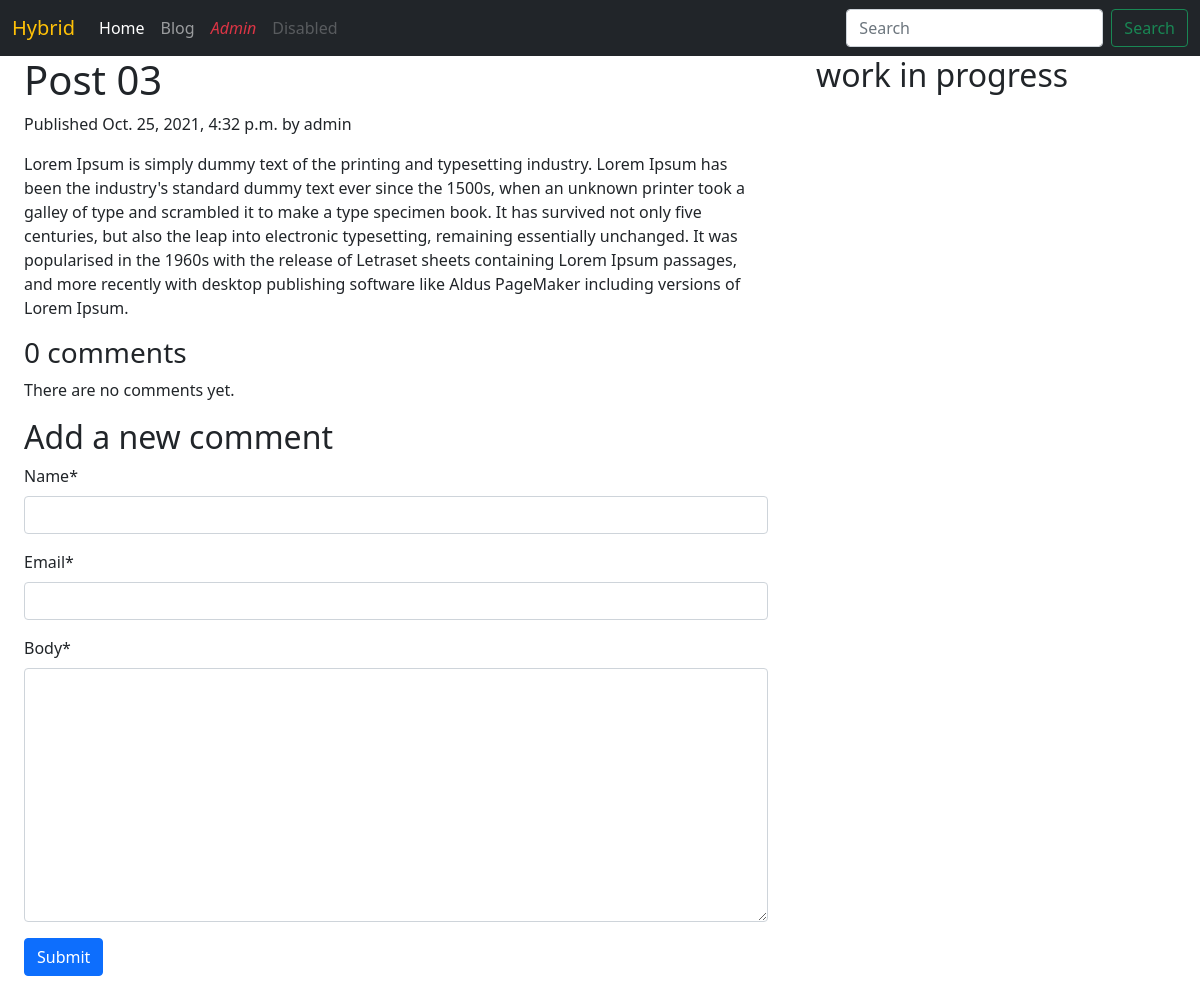
/blog/2021/10/25/post-3/, run on the app's committed database.
### blog/models.py (models this page shows, shortened)
class Post(models.Model):
    STATUS_CHOICES = (
        ('draft', 'Draft'),
        ('published', 'Published'),
    )
    title = models.CharField(max_length=250)
    slug = models.SlugField(max_length=250, unique_for_date='publish')
    author = models.ForeignKey(
        User, on_delete=models.CASCADE, related_name='blog_posts')
    body = models.TextField()
    publish = models.DateTimeField(default=timezone.now)
    created = models.DateTimeField(auto_now_add=True)
    updated = models.DateTimeField(auto_now=True)
    status = models.CharField(
        max_length=10, choices=STATUS_CHOICES, default='draft')
    objects = models.Manager()  # The default manager
    published = PublishedManager()  # our custom manager
    tags = TaggableManager()
    class Meta:
        ordering = ('-publish', )
        verbose_name_plural = 'Post'

### blog/views.py (the view)
def post_detail(request, year, month, day, post):
    post = get_object_or_404(Post, slug=post, status='published',
                             publish__year=year, publish__month=month, publish__day=day)
    comments = post.comments.filter(active=True)
    new_comment = None
    if request.method == 'POST':
        comment_form = CommentForm(data=request.POST)
        if comment_form.is_valid():
            new_comment = comment_form.save(commit=False)
            new_comment.post = post
            new_comment.save()
    else:
        comment_form = CommentForm()
    return render(request, 'blog/post/detail.html', {
        'post': post,
        'comments': comments,
        'new_comment': new_comment,
        'comment_form': comment_form
    })

### blog/forms.py
class CommentForm(forms.ModelForm):
    class Meta():
        model = Comment
        fields = ('name', 'email', 'body')

### templates/blog/post/detail.html (shortened to what this page needs)
{% extends "base/base.html" %}
{% load crispy_forms_tags %}
{% block content %}
<div class="container">
    <h1>{{ post.title }}</h1>
    <p class="date">
        Published {{ post.publish }} by {{ post.author }}
    </p>
    {{ post.body|linebreaks }}
    {% with comments.count as total_comments %}
    <h3>
        {{ total_comments }} comment{{ total_comments|pluralize }}
    </h3>
    {% endwith %}
    {% for comment in comments %}
    <div class="comment">
        <p class="info">
            Comment {{ forloop.counter }} by {{ comment.name }}
            {{ comment.created }}
        </p>
        {{ comment.body|linebreaks }}
    </div>
    {% empty %}
    <p>There are no comments yet.</p>
    {% endfor %}
    {% if new_comment %}
    <h2>Your comment has been added.</h2>
    {% else %}
    <h2>Add a new comment</h2>
    <form method="post">
        {{ comment_form | crispy }}
        <button type="submit" class="btn btn-primary mb-2">Submit</button>
    </form>
    {% endif %}
</div>
{% endblock %}
{% block sidebar %}
<h2>work in progress</h2>
{% endblock %}

### data on the page
Post: title "Post 03", publish "Oct. 25, 2021, 4:32 p.m.", author "admin", body "Lorem Ipsum is simply dummy text of the printing and typesetting industry. Lorem Ipsum has been the industry's standard dummy text ever since the 1500s, when an unknown printer took a galley of type and scrambled it to make a type specimen book. It has survived not only five centuries, but also the leap into electronic typesetting, remaining essentially unchanged. It was popularised in the 1960s with the release of Letraset sheets containing Lorem Ipsum passages, and more recently with desktop publishing software like Aldus PageMaker including versions of Lorem Ipsum."

### other printed values
{{ total_comments }} "0"
